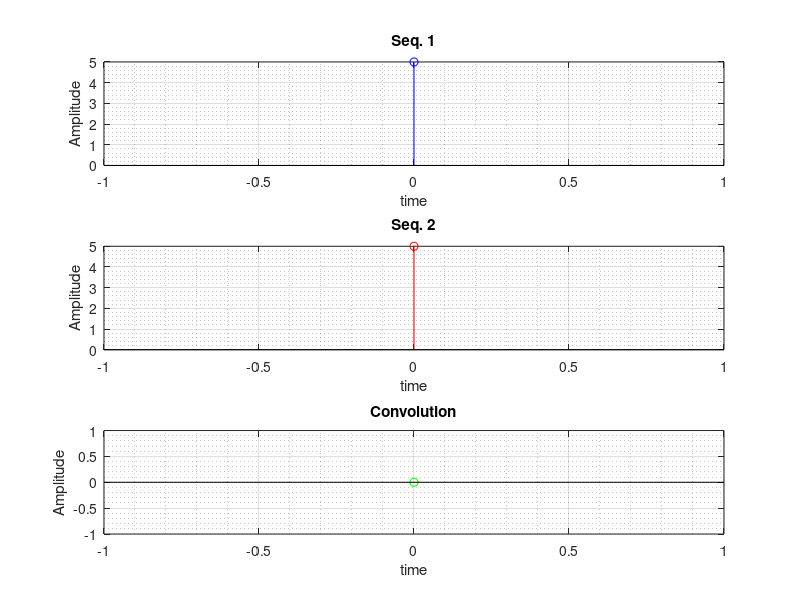

Here is the MATLAB script that generated this plot:
% Program for linear convolution of two input sequences : matrix method
clc; clear all;

% Inputs x[n] and h[n]
xn = input('x[n] : ');
hn = input('h[n] : ');

% Plot x[n]
a = length(xn);
t1 = 0:a-1;
figure('Name','Linear Convolution','NumberTitle','off','Color','w')
subplot(3,1,1)
stem(t1,xn,'b'),grid on, grid minor
title('Seq. 1')
xlabel('time')
ylabel('Amplitude')

% Plot h[n]
b = length(hn);
t2 = 0:b-1;
subplot(3,1,2)
stem(t2,hn,'r'),grid on, grid minor
title('Seq. 2')
xlabel('time')
ylabel('Amplitude')

% matrix method
mat = zeros(3,2);
for i = 1:b
    for j = 1:a
        mat(i,j) = xn(j)*hn(i);
    end
end

% len(conv_res) = len(Seq1) + len(seq2) -1
c = a+b-1;
t3 = 0:c-1;
convl = zeros(1,c);

% extracting diagonals
mat2 = flip(mat,2); % now we can use diag()
for i=1:c
    convl(i) = sum(diag(mat2,i-b));
end
convl = flip(convl);

subplot(3,1,3)
stem(t3,convl,'g'),grid on,  grid minor
title('Convolution')
xlabel('time')
ylabel('Amplitude')

print('-clipboard','-dbitmap')